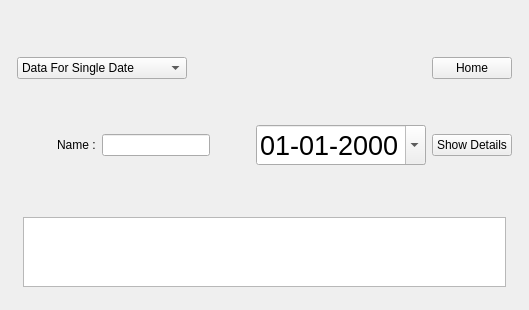
      <widget class="QWidget" name="Overview">
       <layout class="QGridLayout" name="gridLayout_5">
        <item row="0" column="0">
         <layout class="QVBoxLayout" name="verticalLayout_3">
          <property name="leftMargin">
           <number>6</number>
          </property>
          <property name="topMargin">
           <number>6</number>
          </property>
          <property name="rightMargin">
           <number>6</number>
          </property>
          <property name="bottomMargin">
           <number>6</number>
          </property>
          <item>
           <spacer name="verticalSpacer_16">
            <property name="orientation">
             <enum>Qt::Vertical</enum>
            </property>
            <property name="sizeHint" stdset="0">
             <size>
              <width>20</width>
              <height>40</height>
             </size>
            </property>
           </spacer>
          </item>
          <item>
           <layout class="QHBoxLayout" name="horizontalLayout_25">
            <item>
             <widget class="QComboBox" name="SAFSD">
              <item>
               <property name="text">
                <string>Data For Single Date</string>
               </property>
              </item>
              <item>
               <property name="text">
                <string>Customer Monthly Data</string>
               </property>
              </item>
              <item>
               <property name="text">
                <string>Customer Monthly Report</string>
               </property>
              </item>
              <item>
               <property name="text">
                <string>Monthly report</string>
               </property>
              </item>
              <item>
               <property name="text">
                <string>All Customer Information</string>
               </property>
              </item>
              <item>
               <property name="text">
                <string>Sync For Customer</string>
               </property>
              </item>
              <item>
               <property name="text">
                <string>Sync For All</string>
               </property>
              </item>
             </widget>
            </item>
            <item>
             <spacer name="horizontalSpacer_46">
              <property name="orientation">
               <enum>Qt::Horizontal</enum>
              </property>
              <property name="sizeHint" stdset="0">
               <size>
                <width>40</width>
                <height>20</height>
               </size>
              </property>
             </spacer>
            </item>
            <item>
             <widget class="QPushButton" name="btn_back">
              <property name="text">
               <string>Home</string>
              </property>
             </widget>
            </item>
           </layout>
          </item>
          <item>
           <spacer name="verticalSpacer_15">
            <property name="orientation">
             <enum>Qt::Vertical</enum>
            </property>
            <property name="sizeHint" stdset="0">
             <size>
              <width>20</width>
              <height>40</height>
             </size>
            </property>
           </spacer>
          </item>
          <item>
           <layout class="QHBoxLayout" name="horizontalLayout_11">
            <item>
             <layout class="QHBoxLayout" name="horizontalLayout_10">
              <item>
               <spacer name="horizontalSpacer_48">
                <property name="orientation">
                 <enum>Qt::Horizontal</enum>
                </property>
                <property name="sizeHint" stdset="0">
                 <size>
                  <width>40</width>
                  <height>20</height>
                 </size>
                </property>
               </spacer>
              </item>
              <item>
               <widget class="QLabel" name="label_11">
                <property name="sizePolicy">
                 <sizepolicy hsizetype="Expanding" vsizetype="Expanding">
                  <horstretch>0</horstretch>
                  <verstretch>0</verstretch>
                 </sizepolicy>
                </property>
                <property name="autoFillBackground">
                 <bool>false</bool>
                </property>
                <property name="text">
                 <string>Name :</string>
                </property>
                <property name="scaledContents">
                 <bool>true</bool>
                </property>
               </widget>
              </item>
              <item>
               <widget class="QLineEdit" name="Search_name">
                <property name="autoFillBackground">
                 <bool>false</bool>
                </property>
               </widget>
              </item>
              <item>
               <spacer name="horizontalSpacer_47">
                <property name="orientation">
                 <enum>Qt::Horizontal</enum>
                </property>
                <property name="sizeHint" stdset="0">
                 <size>
                  <width>40</width>
                  <height>20</height>
                 </size>
                </property>
               </spacer>
              </item>
             </layout>
            </item>
            <item>
             <widget class="QDateEdit" name="Date_Show">
              <property name="font">
               <font>
                <pointsize>20</pointsize>
                <weight>50</weight>
                <bold>false</bold>
               </font>
              </property>
              <property name="displayFormat">
               <string>dd-MM-yyyy</string>
              </property>
              <property name="calendarPopup">
               <bool>true</bool>
              </property>
             </widget>
            </item>
            <item>
             <widget class="QPushButton" name="Show_details">
              <property name="text">
               <string>Show Details</string>
              </property>
             </widget>
            </item>
           </layout>
          </item>
          <item>
           <spacer name="verticalSpacer_14">
            <property name="orientation">
             <enum>Qt::Vertical</enum>
            </property>
            <property name="sizeHint" stdset="0">
             <size>
              <width>20</width>
              <height>40</height>
             </size>
            </property>
           </spacer>
          </item>
          <item>
           <layout class="QHBoxLayout" name="horizontalLayout_24">
            <property name="leftMargin">
             <number>6</number>
            </property>
            <property name="topMargin">
             <number>6</number>
            </property>
            <property name="rightMargin">
             <number>6</number>
            </property>
            <property name="bottomMargin">
             <number>6</number>
            </property>
            <item>
             <widget class="QTableWidget" name="Info_table">
              <property name="autoFillBackground">
               <bool>true</bool>
              </property>
              <property name="lineWidth">
               <number>2</number>
              </property>
              <property name="midLineWidth">
               <number>2</number>
              </property>
              <property name="sizeAdjustPolicy">
               <enum>QAbstractScrollArea::AdjustToContents</enum>
              </property>
              <property name="alternatingRowColors">
               <bool>true</bool>
              </property>
              <property name="rowCount">
               <number>0</number>
              </property>
              <attribute name="horizontalHeaderCascadingSectionResizes">
               <bool>true</bool>
              </attribute>
              <attribute name="verticalHeaderStretchLastSection">
               <bool>false</bool>
              </attribute>
             </widget>
            </item>
           </layout>
          </item>
         </layout>
        </item>
       </layout>
      </widget>
